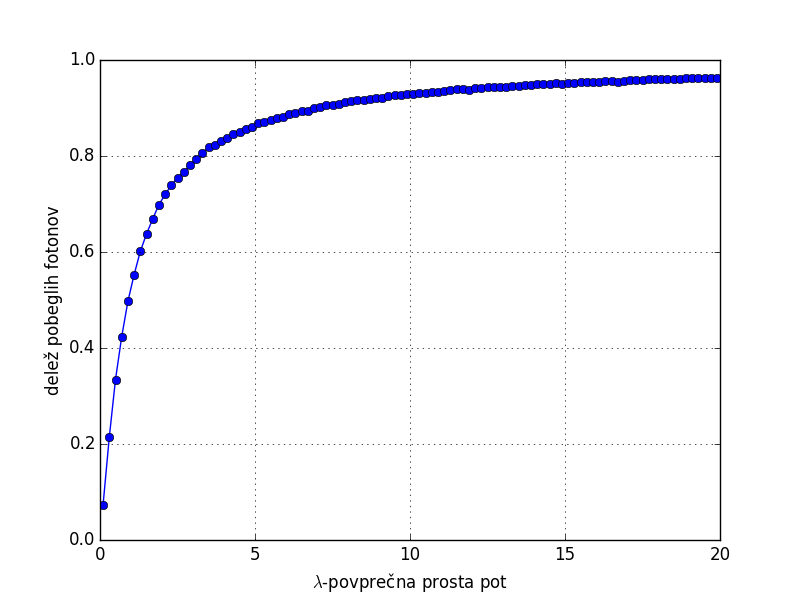

Source code (Python):
import random
import matplotlib.pyplot as plt
from mpl_toolkits.mplot3d import Axes3D
import numpy as np

def d(r,t):
    return -(r*t-np.sqrt(1-r**2*(1-t**2)))

def sevanje(lamda):
    n=100000
    r=(np.random.rand(n))**(1/3)
    t=np.random.rand(n)*2-1
    
    zarek=d(r,t)
    
    pot=-lamda*np.log(1-np.random.rand(n))
        
    N=0
    M=n
    for i in range(n):
        if pot[i]<zarek[i]:
            N+=1
    return 1-N/M

# print(sevanje(10000000))
x=np.arange(0.1,20,0.2)
print(x)
y=[]
for i in x:
    y.append(sevanje(i))
    
print(y)
plt.plot(x,y,'-o')
plt.grid()
plt.ylabel('delež pobeglih fotonov')
plt.xlabel(r'$\lambda$-povprečna prosta pot')
plt.savefig('9_druga.png')
# plt.xscale('log')
plt.show()